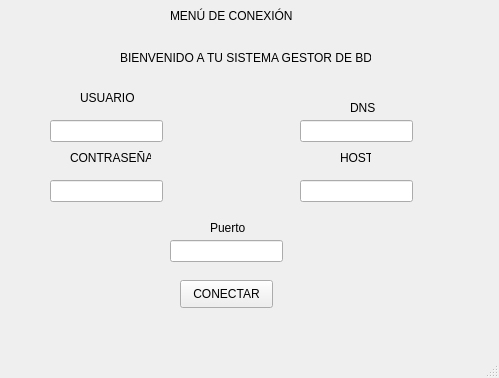
<?xml version="1.0" encoding="UTF-8"?>
<ui version="4.0">
    <class>MainWindow</class>
    <widget class="QMainWindow" name="MainWindow">
        <property name="geometry">
            <rect>
                <x>0</x>
                <y>0</y>
                <width>499</width>
                <height>378</height>
            </rect>
        </property>
        <property name="windowTitle">
            <string>Ingreso de Administrador</string>
        </property>
        <widget class="QWidget" name="centralwidget">
            <widget class="QLabel" name="label">
                <property name="geometry">
                    <rect>
                        <x>170</x>
                        <y>0</y>
                        <width>131</width>
                        <height>31</height>
                    </rect>
                </property>
                <property name="text">
                    <string>MENÚ DE CONEXIÓN</string>
                </property>
            </widget>
            <widget class="QLabel" name="label_2">
                <property name="geometry">
                    <rect>
                        <x>120</x>
                        <y>50</y>
                        <width>251</width>
                        <height>16</height>
                    </rect>
                </property>
                <property name="text">
                    <string>BIENVENIDO A TU SISTEMA GESTOR DE BD</string>
                </property>
            </widget>
            <widget class="QLabel" name="USUARIO">
                <property name="geometry">
                    <rect>
                        <x>80</x>
                        <y>90</y>
                        <width>55</width>
                        <height>16</height>
                    </rect>
                </property>
                <property name="text">
                    <string>USUARIO</string>
                </property>
            </widget>
            <widget class="QLabel" name="CONTRASENA">
                <property name="geometry">
                    <rect>
                        <x>70</x>
                        <y>150</y>
                        <width>81</width>
                        <height>16</height>
                    </rect>
                </property>
                <property name="text">
                    <string>CONTRASEÑA</string>
                </property>
            </widget>
            <widget class="QPushButton" name="btn_conectar">
                <property name="geometry">
                    <rect>
                        <x>180</x>
                        <y>280</y>
                        <width>93</width>
                        <height>28</height>
                    </rect>
                </property>
                <property name="text">
                    <string>CONECTAR</string>
                </property>
            </widget>
            <widget class="QLineEdit" name="le_User">
                <property name="geometry">
                    <rect>
                        <x>50</x>
                        <y>120</y>
                        <width>113</width>
                        <height>22</height>
                    </rect>
                </property>
            </widget>
            <widget class="QLineEdit" name="le_Contra">
                <property name="geometry">
                    <rect>
                        <x>50</x>
                        <y>180</y>
                        <width>113</width>
                        <height>22</height>
                    </rect>
                </property>
            </widget>
            <widget class="QLabel" name="CONTRASENA_2">
                <property name="geometry">
                    <rect>
                        <x>350</x>
                        <y>100</y>
                        <width>31</width>
                        <height>16</height>
                    </rect>
                </property>
                <property name="text">
                    <string>DNS</string>
                </property>
            </widget>
            <widget class="QLineEdit" name="le_Dns">
                <property name="geometry">
                    <rect>
                        <x>300</x>
                        <y>120</y>
                        <width>113</width>
                        <height>22</height>
                    </rect>
                </property>
            </widget>
            <widget class="QLabel" name="CONTRASENA_3">
                <property name="geometry">
                    <rect>
                        <x>340</x>
                        <y>150</y>
                        <width>31</width>
                        <height>16</height>
                    </rect>
                </property>
                <property name="text">
                    <string>HOST</string>
                </property>
            </widget>
            <widget class="QLineEdit" name="le_Host">
                <property name="geometry">
                    <rect>
                        <x>300</x>
                        <y>180</y>
                        <width>113</width>
                        <height>22</height>
                    </rect>
                </property>
            </widget>
            <widget class="QLineEdit" name="le_Port">
                <property name="geometry">
                    <rect>
                        <x>170</x>
                        <y>240</y>
                        <width>113</width>
                        <height>22</height>
                    </rect>
                </property>
            </widget>
            <widget class="QLabel" name="CONTRASENA_4">
                <property name="geometry">
                    <rect>
                        <x>210</x>
                        <y>220</y>
                        <width>41</width>
                        <height>16</height>
                    </rect>
                </property>
                <property name="text">
                    <string>Puerto</string>
                </property>
            </widget>
        </widget>
        <widget class="QMenuBar" name="menubar">
            <property name="geometry">
                <rect>
                    <x>0</x>
                    <y>0</y>
                    <width>499</width>
                    <height>26</height>
                </rect>
            </property>
        </widget>
        <widget class="QStatusBar" name="statusbar"/>
    </widget>
    <resources/>
    <connections/>
</ui>
